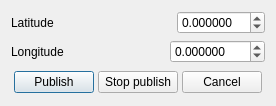
<?xml version="1.0" encoding="UTF-8"?>
<ui version="4.0">
 <class>SetLocation</class>
 <widget class="QDialog" name="SetLocation">
  <property name="geometry">
   <rect>
    <x>0</x>
    <y>0</y>
    <width>273</width>
    <height>101</height>
   </rect>
  </property>
  <property name="sizePolicy">
   <sizepolicy hsizetype="Expanding" vsizetype="Preferred">
    <horstretch>0</horstretch>
    <verstretch>0</verstretch>
   </sizepolicy>
  </property>
  <property name="mouseTracking">
   <bool>true</bool>
  </property>
  <property name="windowTitle">
   <string>Publish position</string>
  </property>
  <property name="modal">
   <bool>true</bool>
  </property>
  <layout class="QVBoxLayout" name="verticalLayout">
   <item>
    <layout class="QHBoxLayout" name="horizontalLayout_3">
     <item>
      <widget class="QLabel" name="lblLatitude">
       <property name="sizePolicy">
        <sizepolicy hsizetype="Expanding" vsizetype="Preferred">
         <horstretch>0</horstretch>
         <verstretch>0</verstretch>
        </sizepolicy>
       </property>
       <property name="font">
        <font>
         <pointsize>9</pointsize>
        </font>
       </property>
       <property name="text">
        <string>Latitude</string>
       </property>
       <property name="textInteractionFlags">
        <set>Qt::NoTextInteraction</set>
       </property>
       <property name="buddy">
        <cstring>dspbLatitude</cstring>
       </property>
      </widget>
     </item>
     <item>
      <widget class="QDoubleSpinBox" name="dspbLatitude">
       <property name="sizePolicy">
        <sizepolicy hsizetype="Preferred" vsizetype="Fixed">
         <horstretch>0</horstretch>
         <verstretch>0</verstretch>
        </sizepolicy>
       </property>
       <property name="wrapping">
        <bool>true</bool>
       </property>
       <property name="decimals">
        <number>6</number>
       </property>
       <property name="minimum">
        <double>-90.000000000000000</double>
       </property>
       <property name="maximum">
        <double>90.000000000000000</double>
       </property>
       <property name="singleStep">
        <double>0.000100000000000</double>
       </property>
      </widget>
     </item>
    </layout>
   </item>
   <item>
    <layout class="QHBoxLayout" name="horizontalLayout_2">
     <item>
      <widget class="QLabel" name="lblLongitude">
       <property name="sizePolicy">
        <sizepolicy hsizetype="Expanding" vsizetype="Preferred">
         <horstretch>0</horstretch>
         <verstretch>0</verstretch>
        </sizepolicy>
       </property>
       <property name="font">
        <font>
         <pointsize>9</pointsize>
        </font>
       </property>
       <property name="text">
        <string>Longitude</string>
       </property>
       <property name="textInteractionFlags">
        <set>Qt::NoTextInteraction</set>
       </property>
       <property name="buddy">
        <cstring>dspbLongitude</cstring>
       </property>
      </widget>
     </item>
     <item>
      <widget class="QDoubleSpinBox" name="dspbLongitude">
       <property name="sizePolicy">
        <sizepolicy hsizetype="Preferred" vsizetype="Fixed">
         <horstretch>0</horstretch>
         <verstretch>0</verstretch>
        </sizepolicy>
       </property>
       <property name="decimals">
        <number>6</number>
       </property>
       <property name="minimum">
        <double>-180.000000000000000</double>
       </property>
       <property name="maximum">
        <double>180.000000000000000</double>
       </property>
       <property name="singleStep">
        <double>0.000100000000000</double>
       </property>
      </widget>
     </item>
    </layout>
   </item>
   <item>
    <layout class="QHBoxLayout" name="horizontalLayout">
     <property name="spacing">
      <number>4</number>
     </property>
     <property name="leftMargin">
      <number>3</number>
     </property>
     <property name="topMargin">
      <number>2</number>
     </property>
     <property name="rightMargin">
      <number>3</number>
     </property>
     <property name="bottomMargin">
      <number>2</number>
     </property>
     <item>
      <widget class="QPushButton" name="pbPublish">
       <property name="text">
        <string>Publish</string>
       </property>
      </widget>
     </item>
     <item>
      <widget class="QPushButton" name="pbStopPublish">
       <property name="text">
        <string>Stop publish</string>
       </property>
       <property name="autoDefault">
        <bool>false</bool>
       </property>
      </widget>
     </item>
     <item>
      <spacer name="horizontalSpacer">
       <property name="orientation">
        <enum>Qt::Horizontal</enum>
       </property>
       <property name="sizeHint" stdset="0">
        <size>
         <width>40</width>
         <height>20</height>
        </size>
       </property>
      </spacer>
     </item>
     <item>
      <widget class="QPushButton" name="pbCancel">
       <property name="text">
        <string>Cancel</string>
       </property>
       <property name="autoDefault">
        <bool>false</bool>
       </property>
      </widget>
     </item>
    </layout>
   </item>
  </layout>
 </widget>
 <resources/>
 <connections>
  <connection>
   <sender>pbPublish</sender>
   <signal>clicked()</signal>
   <receiver>SetLocation</receiver>
   <slot>accept()</slot>
   <hints>
    <hint type="sourcelabel">
     <x>46</x>
     <y>63</y>
    </hint>
    <hint type="destinationlabel">
     <x>127</x>
     <y>40</y>
    </hint>
   </hints>
  </connection>
  <connection>
   <sender>pbCancel</sender>
   <signal>clicked()</signal>
   <receiver>SetLocation</receiver>
   <slot>reject()</slot>
   <hints>
    <hint type="sourcelabel">
     <x>209</x>
     <y>63</y>
    </hint>
    <hint type="destinationlabel">
     <x>127</x>
     <y>40</y>
    </hint>
   </hints>
  </connection>
  <connection>
   <sender>pbStopPublish</sender>
   <signal>clicked()</signal>
   <receiver>SetLocation</receiver>
   <slot>discard()</slot>
   <hints>
    <hint type="sourcelabel">
     <x>126</x>
     <y>63</y>
    </hint>
    <hint type="destinationlabel">
     <x>127</x>
     <y>40</y>
    </hint>
   </hints>
  </connection>
 </connections>
 <slots>
  <slot>discard()</slot>
 </slots>
</ui>
